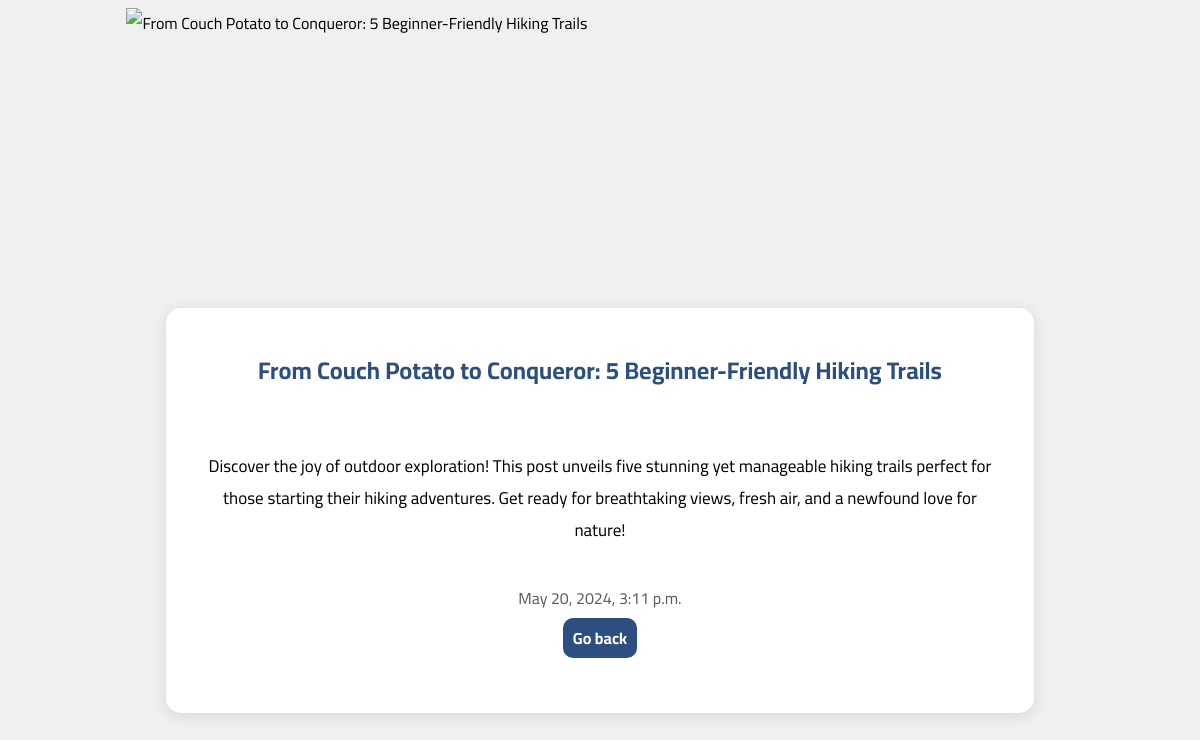
The page /details/2 on the database its author committed.
### blog_app/models.py (models this page shows, shortened)
class Product(models.Model):
    name = models.CharField(max_length=100)
    description = models.TextField()
    image = models.URLField()
    created_at = models.DateTimeField(auto_now_add=True) # save time when instance is created
    updated_at = models.DateTimeField(auto_now = True) # save time when .save() is called (instance is updated)
    def short_description(self):
        words = self.description.split()
        if (len(words) > 50):
            return ' '.join(words[:30]) + '...' # join the first thirty words with a ' ' (space) between each word
        return self.description

### blog_app/views.py (the view)
# urls.py: path('details/<str:pk>', views.product_details, name='product_details'),
def product_details(request, pk):
    product = Product.objects.get(id=pk)
    context = {'product': product}
    return render(request, 'index2.html', context)

### blog_app/templates/index2.html (shortened to what this page needs)
{% load static %}
<!DOCTYPE html>
<html lang="en">
<head>
    <link rel="stylesheet" href="{% static 'details.css' %}">
</head>
<body>
  <div class="image"><img src="{{ product.image }}" alt="{{ product.name }}" /></div>
    <div class="card">
        <h2 class="title">{{ product.name }}</h2>
        <div class="content">
            <p class="description">{{product.short_description}}</p>
            <div class="date">
              {{ product.created_at }}
            </div>
        </div>
        <a href="{% url 'product_list' %}" class="back">Go back</a>
    </div>
</body>
</html>

### blog_app/static/details.css (style rules this page uses)
body { background-color: #f0f0f0; font-family: "Cairo"; }
.image { overflow: hidden; height: 200px; width: 80%; margin: 0 auto; }
.image img { width: 100%; }
.card { background-color: white; border-radius: 15px; overflow: hidden; text-align: center; display: flex; flex-direction: column; justify-content: space-between; box-shadow: 0 3px 15px rgba(0, 0, 0, 0.1); width: 70%; padding: 20px 20px 50px; margin: 100px auto; }
.card .title { color: #2c4e80 }
.card .content .description { font-size: 17px; padding: 20px; }
.card .content .date { color: #595a5b }
.card .back { text-decoration: none; background-color: #2c4e80; padding: 5px 10px; color: white; font-weight: bold; width: fit-content; margin: 5px auto; border-radius: 10px; }

### rows shown on the page
Product: name "From Couch Potato to Conqueror: 5 Beginner-Friendly Hiking Trails", short_description "Discover the joy of outdoor exploration! This post unveils five stunning yet manageable hiking trails perfect for those starting their hiking adventures. Get ready for breathtaking views, fresh air, and a newfound love for nature!", created_at "May 20, 2024, 3:11 p.m."
